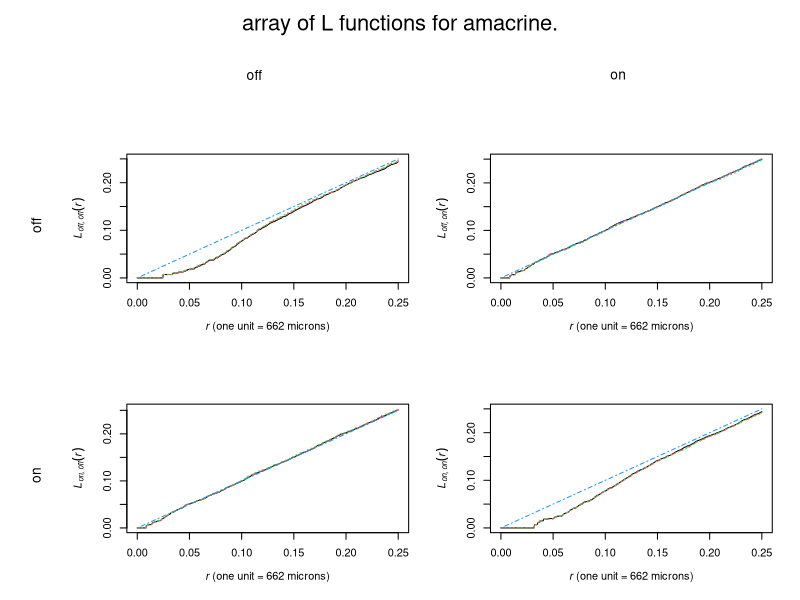
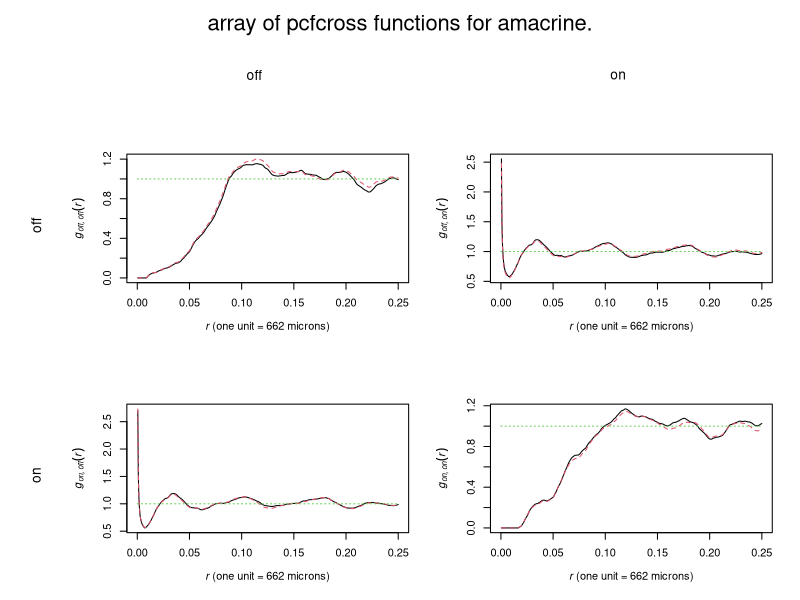
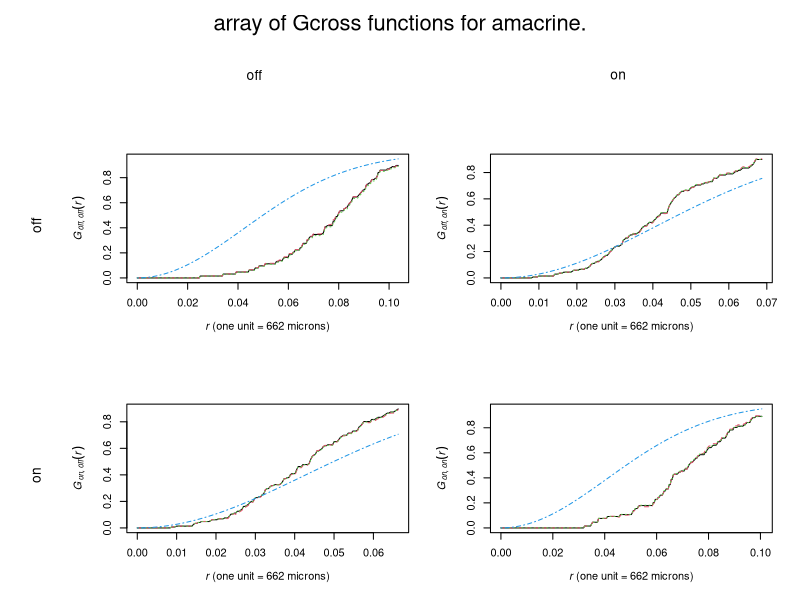
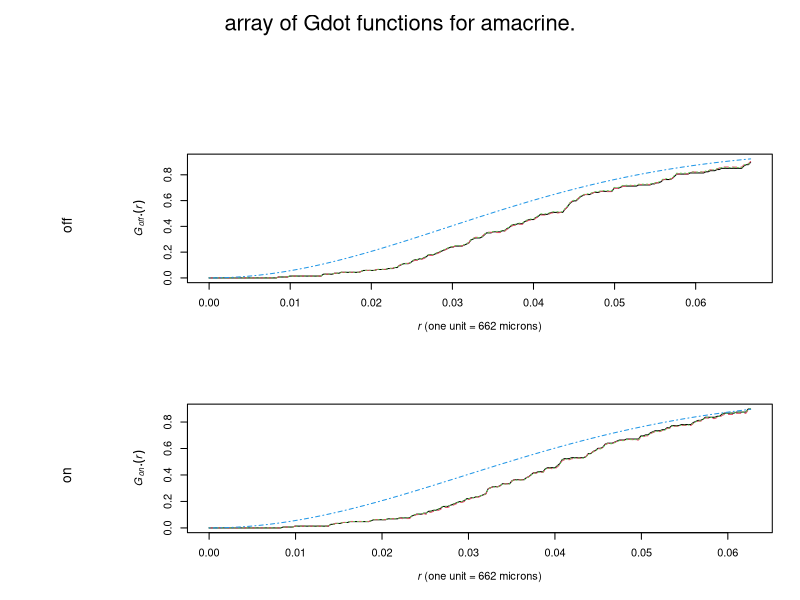
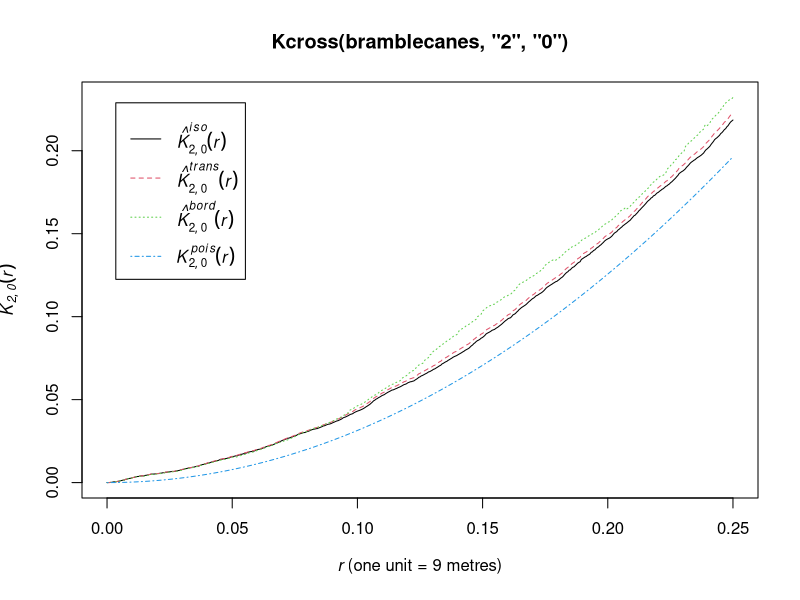
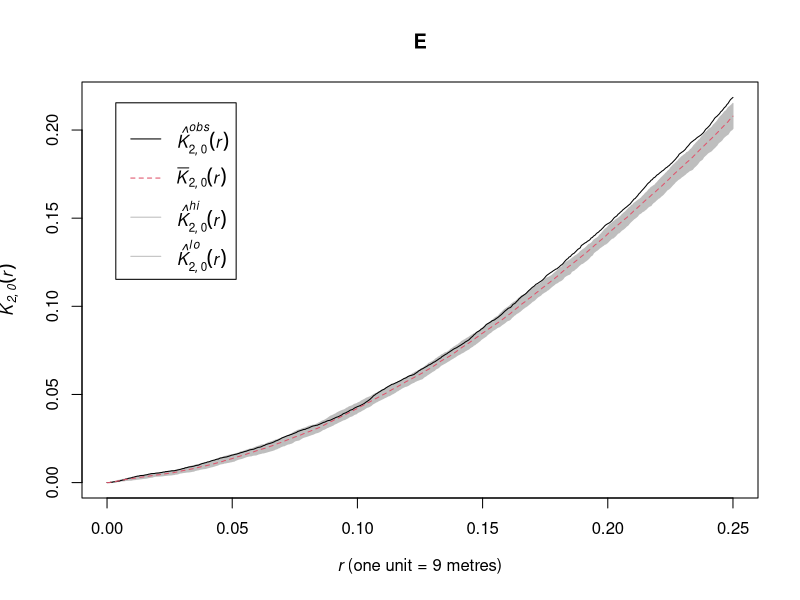
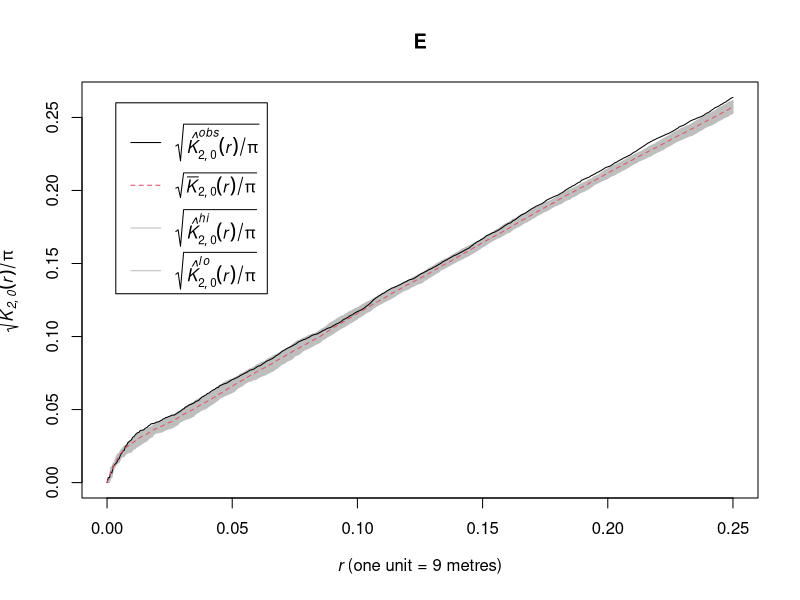
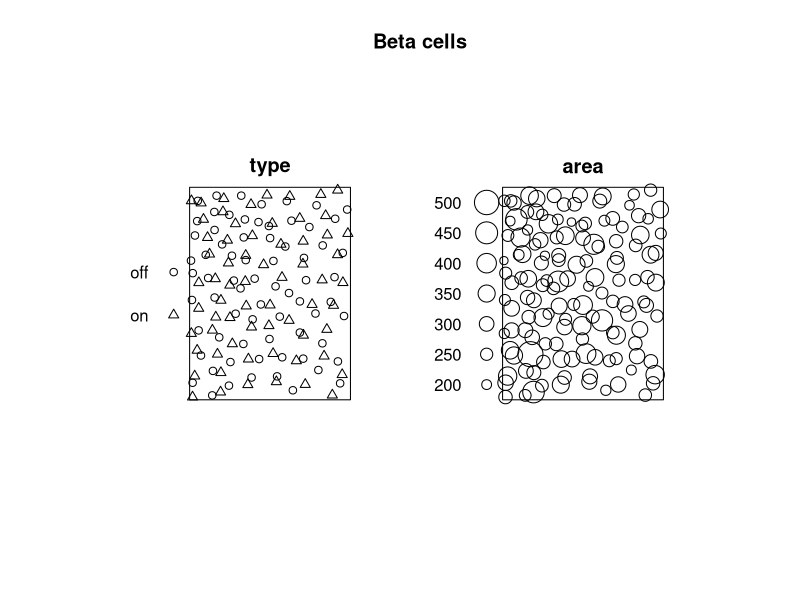

Here is the R script that generated these plots, in order:
## ---- chunk 1
# This option turns evaluation of R code off in this document. Remove it
# if you use it as a template for solving the lab exercise.
knitr::opts_chunk$set(eval = TRUE)
## ---- chunk 2
library(spatstat)
## ---- chunk 3
    Lam <- alltypes(amacrine, "L")
    plot(Lam)
## ---- chunk 4
    plot(alltypes(amacrine, pcfcross))
## ---- chunk 5
    plot(alltypes(amacrine, Gcross))
## ---- chunk 6
    plot(alltypes(amacrine, Gdot))
## ---- chunk 7
plot(Kcross(bramblecanes, "2", "0"))
## ---- chunk 8
    shuffle <- expression(rlabel(bramblecanes))
    E <- envelope(bramblecanes, Kcross, nsim=19, simulate=shuffle, i="2", j="0")
    plot(E)
## ---- chunk 9
    plot(E, sqrt(./pi) ~ r)
## ---- chunk 10
plot(betacells, main = "Beta cells")
## ---- chunk 11
    X <- betacells
    marks(X) <- marks(betacells)$type
## ---- chunk 12
typ <- levels(marks(X))
## ---- chunk 13
plot(alltypes(X, Kcross))
## ---- chunk 14
    rad <- matrix(c(60,NA,NA,60), 2, 2)
    fit <- ppm(X ~ marks, MultiStrauss(typ,rad))
## ---- chunk 15
plot(fitin(fit))
## ---- chunk 16
    fitU <- ppm(X ~ marks, Strauss(60))
    rad <- matrix(60, 2, 2)
    fitE <- ppm(X ~ marks, MultiStrauss(rad))
## ---- chunk 17
    rval <- data.frame(R=seq(50,100,by=5))
## ---- chunk 18
    MS <- function(R){ MultiStrauss(diag(c(R,R))) }
## ---- chunk 19
MS(50)
## ---- chunk 20
    profilepl(rval, MS, X ~ marks)
